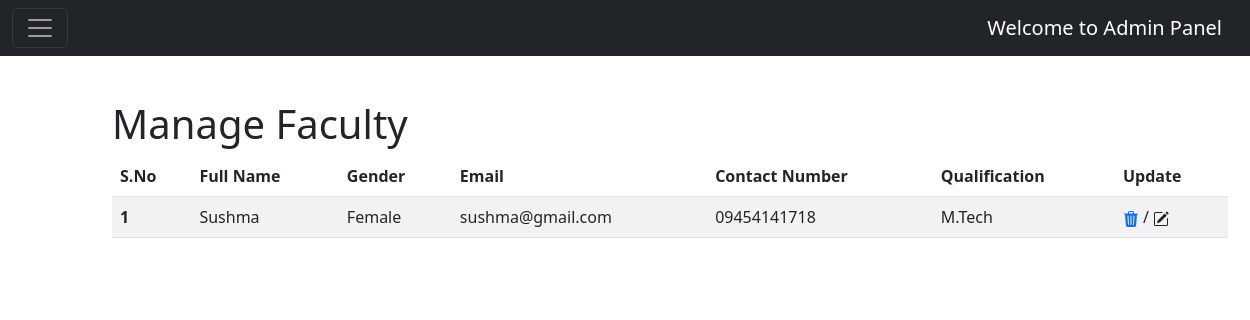
The page /admin_panel/manage_teacher/ on the database its author committed.
### mainapp/models.py (models this page shows, shortened)
class Teacher(models.Model):
    full_name = models.CharField(max_length=100)
    gender = models.CharField(max_length=50)
    email = models.EmailField(unique=True)  # Add unique constraint
    contact_num = models.CharField(max_length=20)
    qualification = models.TextField()
    password = models.CharField(max_length=128,default=False)  # New field for password

### mainapp/views.py (the view)
# urls.py: path('admin_panel/manage_teacher/', views.manageTeachers, name="manage_teachers"),
def manageTeachers(request):
    all_teachers = Teacher.objects.all()
    data = {"teachers": all_teachers}
    return render(request, 'admin/manage_teachers.html', data)

### mainapp/templates/admin/manage_teachers.html (shortened to what this page needs)
{% extends 'admin/admin_base.html' %}
{% block body %}
    <div class="container" style="margin: 100px;">
        <h1>Manage Faculty</h1>
        <table class="table table-striped">
            <thead>
                <tr>
                    <th>S.No</th>
                    <th>Full Name</th>
                    <th>Gender</th>
                    <th>Email</th>
                    <th>Contact Number</th>
                    <th>Qualification</th>
                    <th>Update</th>
                </tr>
            </thead>
            <tbody>
                {% for teacher in teachers %}
                <tr>
                    <th scope="row">{{forloop.counter}}</th>
                    <td>{{teacher.full_name}}</td>
                    <td>{{teacher.gender}}</td>
                    <td>{{teacher.email}}</td>
                    <td>{{teacher.contact_num}}</td>
                    <td>{{teacher.qualification}}</td>
                    <td>
                        <a href="{% url 'delete_teacher' teacher.id %}" style="text-decoration: none;">
                        </a>
                        /
                        <svg xmlns="http://www.w3.org/2000/svg" width="16" height="16" fill="currentColor"
                            class="bi bi-pencil-square" data-bs-toggle="modal" data-bs-target="#exampleModal{{teacher.id}}" viewBox="0 0 16 16">
                            <path
                                d="M15.502 1.94a.5.5 0 0 1 0 .706L14.459 3.69l-2-2L13.502.646a.5.5 0 0 1 .707 0l1.293 1.293zm-1.75 2.456-2-2L4.939 9.21a.5.5 0 0 0-.121.196l-.805 2.414a.25.25 0 0 0 .316.316l2.414-.805a.5.5 0 0 0 .196-.12l6.813-6.814z" />
                            <path fill-rule="evenodd"
                                d="M1 13.5A1.5 1.5 0 0 0 2.5 15h11a1.5 1.5 0 0 0 1.5-1.5v-6a.5.5 0 0 0-1 0v6a.5.5 0 0 1-.5.5h-11a.5.5 0 0 1-.5-.5v-11a.5.5 0 0 1 .5-.5H9a.5.5 0 0 0 0-1H2.5A1.5 1.5 0 0 0 1 2.5v11z" />
                        </svg>
                    </td>
                </tr>
                {% endfor %}
            </tbody>
        </table>
    </div>
{% endblock %}

### rows shown on the page
Teacher: full_name "Sushma", gender "Female", email "sushma@gmail.com", contact_num "09454141718", qualification "M.Tech"
